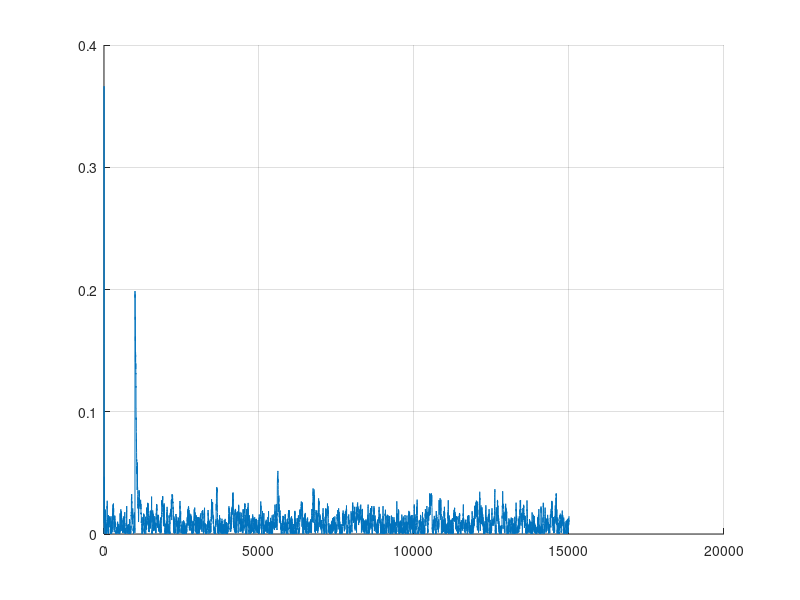

This figure's MATLAB source: (Note: this script raises an error after producing the figure.)
clear all;
clc
theta_r = [0.6;0.8;0.5;0.9]; %rzeczywiste theta
lambda = .98;
N=15000; %liczba probek
U = rand(N,1)*20;
%t = 0:1:N-1;
%U = sin(t);
% figure
% plot(t,U);
P=eye(4);
theta = [0;0;0;0]; %estymowana theta
Y=rand(N,1)*20;
a1 = zeros(1,N);
a2 = zeros(1,N);
b1 = zeros(1,N);
b2 = zeros(1,N);
phi = [0;0;0;0];
a1_error = zeros(1,N);
noise = normrnd(0,1,[1,N]);
for n=2:1:N
     if n==1000 %po pewnym czasie zmienia sie parametr a1
         theta_r(1)=theta_r(1)+0.2;
     end
    phi = [Y(n);Y(n-1);U(n);U(n-1)];
    %Y(n) = (phi')*theta_r+noise(n); %normrnd(0,1) to szum o rozkladzie normalnym [NIEskorelowany]
    Y(n) = (phi')*theta_r+0.4*noise(n)+0.6*noise(n-1); %normrnd(0,1) to szum o rozkladzie normalnym [skorelowany]
    P = (P-(P*phi*(phi')*P)/(lambda+(phi')*P*phi))/lambda;
    theta = theta+P*phi*(Y(n)-(phi')*theta);
    a1(n) = theta(1);
    a2(n) = theta(2);
    b1(n) = theta(3);
    b2(n) = theta(4);
    a1_error(n) = abs(theta(1)-theta_r(1));
end
theta'
% figure
% hold on;
% grid on;
% plot (1:N,a1);
% plot (1:N,a2);
% plot (1:N,b1);
% plot (1:N,b2);
% txt = ['Theta estimated with ',num2str(N),' samples']; % changing nuber to char to display it in legend
% a1=['a1*=0.6, estimated a1=',num2str(a1(n))];
% a2=['a2*=0.8, estimated a2=',num2str(a2(n))];
% b1=['b1*=0.5, estimated b1=',num2str(b1(n))];
% b2=['b2*=0.9, estimated b2=',num2str(b2(n))];
% legend(a1,a2,b1,b2,'Location','SE')
% title(txt);
%------------------obliczanie bledu theta_r-theta-----------------%
figure
hold on;
grid on;
plot (1:N,a1_error);
%plot (1:N,abs(a2-theta_r(2)));
%plot (1:N,abs(b1-theta_r(3)));
%plot (1:N,abs(b2-theta_r(4)));
txt = ['Theta estimated with ',num2str(N),' samples']; % changing nuber to char to display it in legend
a1=['a1*=0.6->0.8, estimation error =',num2str(a1_error(n))];
a2=['a2*=0.8, estimation error =',num2str(abs(a2(n)-0.8))];
b1=['b1*=0.5, estimation error =',num2str(abs(b1(n)-0.5))];
b2=['b2*=0.9, estimation error =',num2str(abs(b2(n)-0.9))];
legend(a1,a2,b1,b2,'Location','NE')
title(txt);